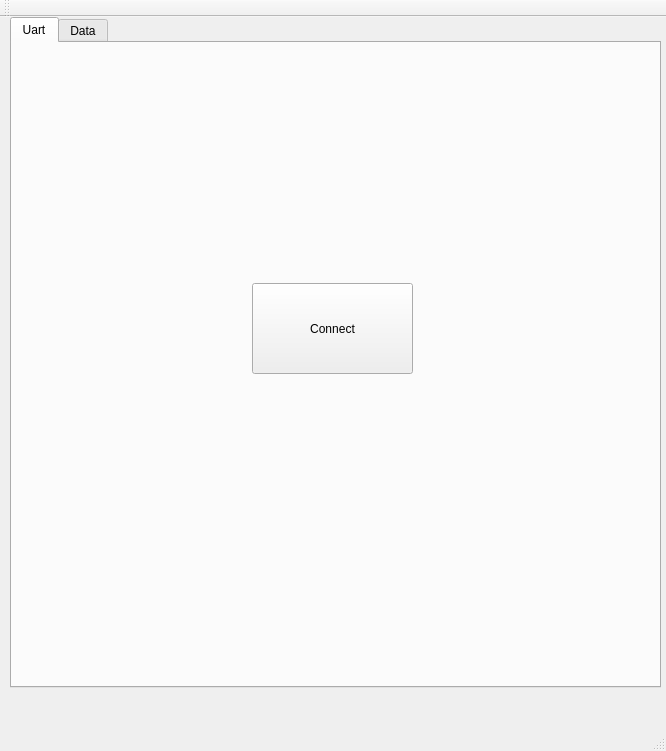
<?xml version="1.0" encoding="UTF-8"?>
<ui version="4.0">
 <class>MainWindow</class>
 <widget class="QMainWindow" name="MainWindow">
  <property name="geometry">
   <rect>
    <x>0</x>
    <y>0</y>
    <width>666</width>
    <height>751</height>
   </rect>
  </property>
  <property name="windowTitle">
   <string>ESP8266</string>
  </property>
  <widget class="QWidget" name="centralWidget">
   <widget class="QTabWidget" name="tabWidget">
    <property name="geometry">
     <rect>
      <x>10</x>
      <y>0</y>
      <width>651</width>
      <height>671</height>
     </rect>
    </property>
    <property name="currentIndex">
     <number>0</number>
    </property>
    <widget class="QWidget" name="tab">
     <attribute name="title">
      <string>Uart</string>
     </attribute>
     <widget class="QPushButton" name="pushButton_Conectar">
      <property name="geometry">
       <rect>
        <x>240</x>
        <y>240</y>
        <width>161</width>
        <height>91</height>
       </rect>
      </property>
      <property name="text">
       <string>Connect</string>
      </property>
     </widget>
    </widget>
    <widget class="QWidget" name="tab_2">
     <attribute name="title">
      <string>Data</string>
     </attribute>
     <widget class="QLineEdit" name="lineEdit_Dato">
      <property name="geometry">
       <rect>
        <x>20</x>
        <y>20</y>
        <width>511</width>
        <height>41</height>
       </rect>
      </property>
     </widget>
     <widget class="QPushButton" name="pushButton_Enviar">
      <property name="geometry">
       <rect>
        <x>550</x>
        <y>10</y>
        <width>81</width>
        <height>51</height>
       </rect>
      </property>
      <property name="text">
       <string>SEND</string>
      </property>
     </widget>
     <widget class="QLabel" name="label_Enviados">
      <property name="geometry">
       <rect>
        <x>60</x>
        <y>580</y>
        <width>71</width>
        <height>20</height>
       </rect>
      </property>
      <property name="text">
       <string>Transmitte</string>
      </property>
     </widget>
     <widget class="QLabel" name="label_Recibidos">
      <property name="geometry">
       <rect>
        <x>400</x>
        <y>580</y>
        <width>71</width>
        <height>21</height>
       </rect>
      </property>
      <property name="text">
       <string>Receive</string>
      </property>
     </widget>
     <widget class="QLineEdit" name="lineEdit_Enviados">
      <property name="geometry">
       <rect>
        <x>20</x>
        <y>610</y>
        <width>141</width>
        <height>20</height>
       </rect>
      </property>
      <property name="text">
       <string>0</string>
      </property>
      <property name="alignment">
       <set>Qt::AlignRight|Qt::AlignTrailing|Qt::AlignVCenter</set>
      </property>
     </widget>
     <widget class="QLineEdit" name="lineEdit_Recibidos">
      <property name="geometry">
       <rect>
        <x>350</x>
        <y>610</y>
        <width>151</width>
        <height>20</height>
       </rect>
      </property>
      <property name="text">
       <string>0</string>
      </property>
      <property name="maxLength">
       <number>32766</number>
      </property>
      <property name="frame">
       <bool>true</bool>
      </property>
      <property name="cursorPosition">
       <number>0</number>
      </property>
      <property name="alignment">
       <set>Qt::AlignRight|Qt::AlignTrailing|Qt::AlignVCenter</set>
      </property>
     </widget>
     <widget class="QLabel" name="label">
      <property name="geometry">
       <rect>
        <x>10</x>
        <y>140</y>
        <width>631</width>
        <height>21</height>
       </rect>
      </property>
      <property name="text">
       <string>Debug</string>
      </property>
      <property name="alignment">
       <set>Qt::AlignCenter</set>
      </property>
     </widget>
     <widget class="QPlainTextEdit" name="lineEdit_receive_data">
      <property name="geometry">
       <rect>
        <x>10</x>
        <y>160</y>
        <width>631</width>
        <height>421</height>
       </rect>
      </property>
     </widget>
     <widget class="QPushButton" name="pushButton_log">
      <property name="geometry">
       <rect>
        <x>520</x>
        <y>70</y>
        <width>121</width>
        <height>61</height>
       </rect>
      </property>
      <property name="text">
       <string>START LOG</string>
      </property>
     </widget>
     <widget class="QPushButton" name="pushButton_closed">
      <property name="geometry">
       <rect>
        <x>520</x>
        <y>590</y>
        <width>121</width>
        <height>41</height>
       </rect>
      </property>
      <property name="text">
       <string>CLOSED</string>
      </property>
     </widget>
     <widget class="QPushButton" name="pushButton_clear">
      <property name="geometry">
       <rect>
        <x>260</x>
        <y>70</y>
        <width>121</width>
        <height>51</height>
       </rect>
      </property>
      <property name="text">
       <string>Clear</string>
      </property>
     </widget>
    </widget>
   </widget>
  </widget>
  <widget class="QMenuBar" name="menuBar">
   <property name="geometry">
    <rect>
     <x>0</x>
     <y>0</y>
     <width>666</width>
     <height>19</height>
    </rect>
   </property>
  </widget>
  <widget class="QToolBar" name="mainToolBar">
   <attribute name="toolBarArea">
    <enum>TopToolBarArea</enum>
   </attribute>
   <attribute name="toolBarBreak">
    <bool>false</bool>
   </attribute>
  </widget>
  <widget class="QStatusBar" name="statusBar"/>
 </widget>
 <layoutdefault spacing="6" margin="11"/>
 <resources/>
 <connections/>
</ui>
